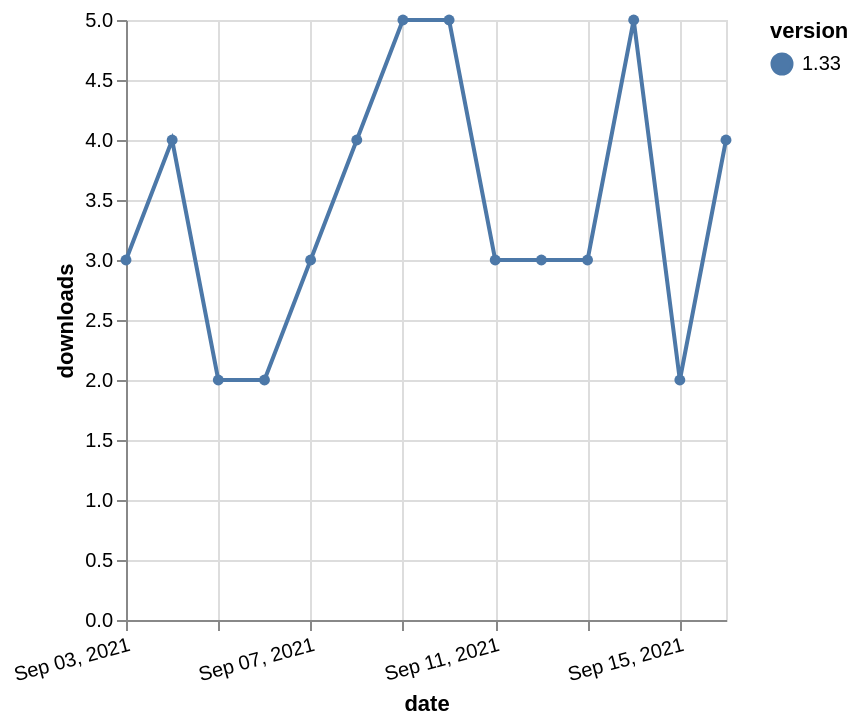

The Vega-Lite source for this figure:
### Vega-Lite specification from a JSON file in a GitHub repository (floating-point values rounded to 4 significant figures)
{"$schema": "https://vega.github.io/schema/vega-lite/v5.json", "description": "A simple bar chart with embedded data.", "data": {"values": [{"date": "2021-09-03", "total": 2219, "delta": 3, "version": "1.33"}, {"date": "2021-09-04", "total": 2223, "delta": 4, "version": "1.33"}, {"date": "2021-09-05", "total": 2225, "delta": 2, "version": "1.33"}, {"date": "2021-09-06", "total": 2227, "delta": 2, "version": "1.33"}, {"date": "2021-09-07", "total": 2230, "delta": 3, "version": "1.33"}, {"date": "2021-09-08", "total": 2234, "delta": 4, "version": "1.33"}, {"date": "2021-09-09", "total": 2239, "delta": 5, "version": "1.33"}, {"date": "2021-09-10", "total": 2244, "delta": 5, "version": "1.33"}, {"date": "2021-09-11", "total": 2247, "delta": 3, "version": "1.33"}, {"date": "2021-09-12", "total": 2250, "delta": 3, "version": "1.33"}, {"date": "2021-09-13", "total": 2253, "delta": 3, "version": "1.33"}, {"date": "2021-09-14", "total": 2258, "delta": 5, "version": "1.33"}, {"date": "2021-09-15", "total": 2260, "delta": 2, "version": "1.33"}, {"date": "2021-09-16", "total": 2264, "delta": 4, "version": "1.33"}]}, "width": "container", "mark": {"type": "line", "point": {"filled": true}}, "encoding": {"x": {"field": "date", "type": "temporal", "timeUnit": "yearmonthdate", "title": "date", "axis": {"labelAngle": -15}}, "y": {"field": "delta", "type": "quantitative", "title": "downloads"}, "color": {"field": "version", "type": "nominal"}, "tooltip": {"field": "delta"}}}
